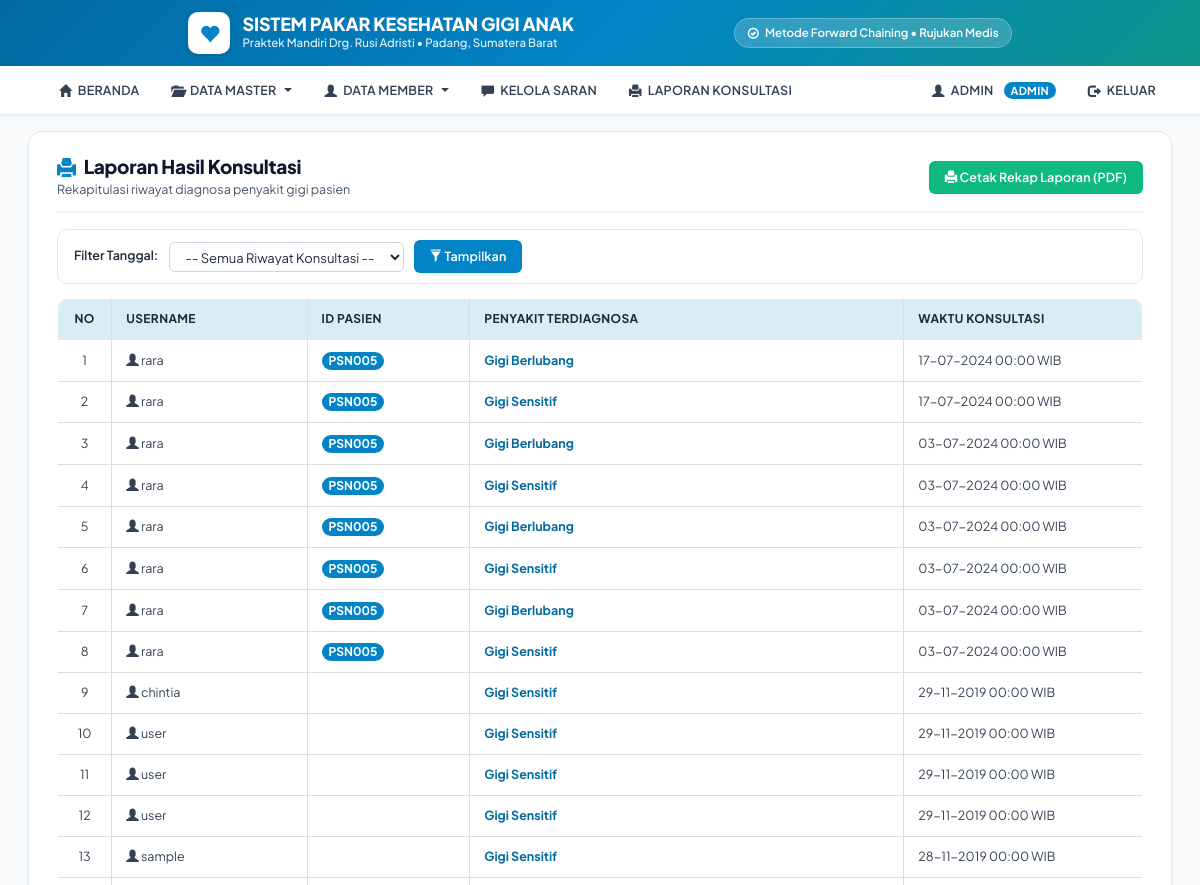
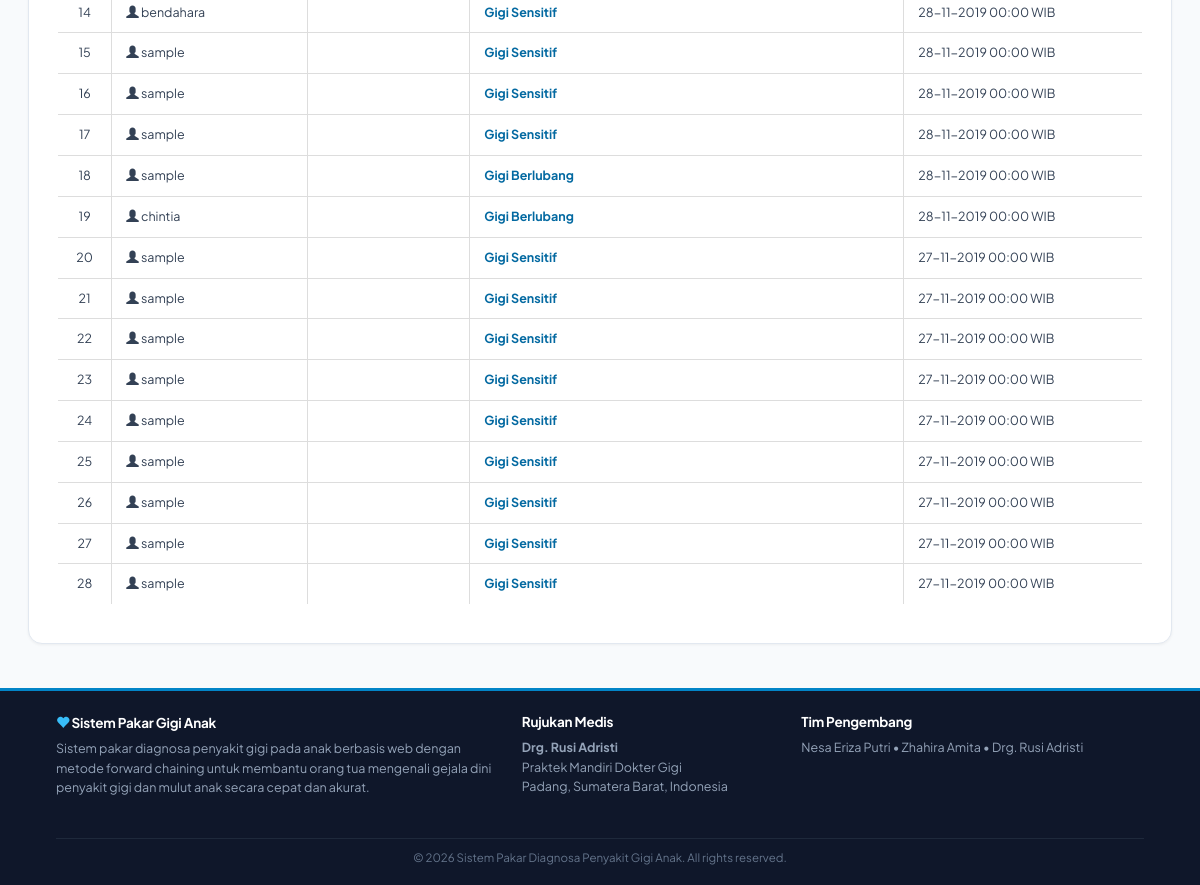
The app's page /laporan/diagnosa.php (signed in) with its own data (2 pictures, top to bottom).
### tables this page shows
CREATE TABLE `tbhasil_konsultasi` (
  `id_hasil` int(11) NOT NULL,
  `id_user` varchar(20) NOT NULL,
  `username` varchar(20) NOT NULL,
  `id_penyakit` varchar(5) NOT NULL,
  `tgl_hasil` date NOT NULL,
  `gejala_dipilih` text NOT NULL
);

CREATE TABLE `penyakit` (
  `id_penyakit` varchar(5) NOT NULL,
  `nm_penyakit` varchar(70) NOT NULL,
  `keterangan` text NOT NULL
);

### laporan/diagnosa.php (the view, shortened to what this page needs)
<?php
include "../library.php";
?>
<body>
<?php
include "../template/kiri.php";
?>
<div class="page-header-custom">
  <div>
    <h3 class="page-title"><span class="glyphicon glyphicon-print" style="color:var(--primary);"></span> Laporan Hasil Konsultasi</h3>
    <div class="page-subtitle">Rekapitulasi riwayat diagnosa penyakit gigi pasien</div>
  </div>
  <div>
    <?php
    $filter_tgl = isset($_POST['tanggal']) ? mysqli_real_escape_string($koneksi, trim($_POST['tanggal'])) : '';
    ?>
    <a href="laporan_diagnosa.php<?php echo !empty($filter_tgl) ? '?id='.$filter_tgl : ''; ?>" target="_blank" class="btn btn-success btn-sm">
      <span class="glyphicon glyphicon-print"></span> Cetak Rekap Laporan (PDF)
    </a>
  </div>
</div>
<?php
if(!empty($filter_tgl) && $filter_tgl != '0'){
  if($_SESSION['id_tipe'] == 1) {
    $kueri = mysqli_query($koneksi, "SELECT * FROM tbhasil_konsultasi, penyakit WHERE tbhasil_konsultasi.id_penyakit=penyakit.id_penyakit AND tbhasil_konsultasi.tgl_hasil LIKE '$filter_tgl%' GROUP BY tbhasil_konsultasi.tgl_hasil ORDER BY tbhasil_konsultasi.tgl_hasil DESC;");
  } else {
    $kueri = mysqli_query($koneksi, "SELECT * FROM tbhasil_konsultasi, penyakit WHERE tbhasil_konsultasi.id_penyakit=penyakit.id_penyakit AND tbhasil_konsultasi.username='{$_SESSION['username']}' AND tbhasil_konsultasi.tgl_hasil LIKE '$filter_tgl%' GROUP BY tbhasil_konsultasi.tgl_hasil ORDER BY tbhasil_konsultasi.tgl_hasil DESC;");
  }
} else {
  if($_SESSION['id_tipe'] == 1) {
    $kueri = mysqli_query($koneksi, "SELECT * FROM tbhasil_konsultasi, penyakit WHERE tbhasil_konsultasi.id_penyakit=penyakit.id_penyakit ORDER BY tbhasil_konsultasi.tgl_hasil DESC;");
  } else {
    $kueri = mysqli_query($koneksi, "SELECT * FROM tbhasil_konsultasi, penyakit WHERE tbhasil_konsultasi.id_penyakit=penyakit.id_penyakit AND tbhasil_konsultasi.username='{$_SESSION['username']}' GROUP BY tbhasil_konsultasi.tgl_hasil ORDER BY tbhasil_konsultasi.tgl_hasil DESC;");
  }
}
$no = 1;
?>
<div class="article-card" style="margin-bottom:14px; padding:10px 16px;">
  <form name="dd" action="diagnosa.php" method="POST" class="form-inline" style="display:flex; align-items:center; flex-wrap:wrap; gap:10px;">
    <div class="form-group" style="margin-bottom:0;">
      <label for="tanggal" style="margin-right:8px; font-size:12.5px;">Filter Tanggal:</label>
      <select name="tanggal" id="tanggal" class="form-control input-sm" style="min-width:220px;">
        <option value="0">-- Semua Riwayat Konsultasi --</option>
      </select>
    </div>
    <button name="cari" type="submit" class="btn btn-primary btn-sm">
      <span class="glyphicon glyphicon-filter"></span> Tampilkan
    </button>
  </form>
</div>
<div class="table-responsive">
  <table class="table table-hover table-bordered">
    <thead>
      <tr class="info">
        <th width="5%" class="text-center">No</th>
        <?php if($_SESSION['id_tipe'] == 1): ?>
          <th width="18%">Username</th>
          <th width="15%">ID Pasien</th>
        <?php endif; ?>
        <th>Penyakit Terdiagnosa</th>
        <th width="22%">Waktu Konsultasi</th>
      </tr>
    </thead>
    <tbody>
      <?php
      if(mysqli_num_rows($kueri) < 1) {
        $colspan = ($_SESSION['id_tipe'] == 1) ? 5 : 3;
        echo "<tr><td class='text-center' colspan='{$colspan}' style='padding:20px; color:var(--slate-600);'><strong>Belum ada riwayat hasil konsultasi...</strong></td></tr>";
      } else {
        while ($isi = mysqli_fetch_array($kueri, MYSQLI_BOTH)){
          echo "<tr>";
          echo "<td class='text-center'>{$no}</td>";
          if($_SESSION['id_tipe'] == 1) {
            echo "<td><span class='glyphicon glyphicon-user'></span> {$isi['username']}</td>";
            echo "<td><span class='badge' style='background:var(--primary);'>{$isi['id_user']}</span></td>";
          }
          echo "<td><strong style='color:#0369a1;'>{$isi['nm_penyakit']}</strong></td>";
          echo "<td>" . date('d-m-Y H:i', strtotime($isi['tgl_hasil'])) . " WIB</td>";
          echo "</tr>";
          $no++;
        }
      }
      ?>
    </tbody>
  </table>
</div>
<?php
include "../template/kanan.php";
include "../template/footer.php";
?>

### records on screen
tbhasil_konsultasi: username "rara", id_user "PSN005", id_penyakit.nm_penyakit "Gigi Berlubang", tgl_hasil "17-07-2024 00:00"
tbhasil_konsultasi: username "rara", id_user "PSN005", id_penyakit.nm_penyakit "Gigi Sensitif", tgl_hasil "17-07-2024 00:00"
tbhasil_konsultasi: username "rara", id_user "PSN005", id_penyakit.nm_penyakit "Gigi Berlubang", tgl_hasil "03-07-2024 00:00"
tbhasil_konsultasi: username "rara", id_user "PSN005", id_penyakit.nm_penyakit "Gigi Sensitif", tgl_hasil "03-07-2024 00:00"
tbhasil_konsultasi: username "rara", id_user "PSN005", id_penyakit.nm_penyakit "Gigi Berlubang", tgl_hasil "03-07-2024 00:00"
tbhasil_konsultasi: username "rara", id_user "PSN005", id_penyakit.nm_penyakit "Gigi Sensitif", tgl_hasil "03-07-2024 00:00"
tbhasil_konsultasi: username "rara", id_user "PSN005", id_penyakit.nm_penyakit "Gigi Berlubang", tgl_hasil "03-07-2024 00:00"
tbhasil_konsultasi: username "rara", id_user "PSN005", id_penyakit.nm_penyakit "Gigi Sensitif", tgl_hasil "03-07-2024 00:00"
tbhasil_konsultasi: username "chintia", id_penyakit.nm_penyakit "Gigi Sensitif", tgl_hasil "29-11-2019 00:00"
tbhasil_konsultasi: username "user", id_penyakit.nm_penyakit "Gigi Sensitif", tgl_hasil "29-11-2019 00:00"
tbhasil_konsultasi: username "user", id_penyakit.nm_penyakit "Gigi Sensitif", tgl_hasil "29-11-2019 00:00"
tbhasil_konsultasi: username "user", id_penyakit.nm_penyakit "Gigi Sensitif", tgl_hasil "29-11-2019 00:00"
tbhasil_konsultasi: username "sample", id_penyakit.nm_penyakit "Gigi Sensitif", tgl_hasil "28-11-2019 00:00"
tbhasil_konsultasi: username "bendahara", id_penyakit.nm_penyakit "Gigi Sensitif", tgl_hasil "28-11-2019 00:00"
tbhasil_konsultasi: username "sample", id_penyakit.nm_penyakit "Gigi Sensitif", tgl_hasil "28-11-2019 00:00"
tbhasil_konsultasi: username "sample", id_penyakit.nm_penyakit "Gigi Sensitif", tgl_hasil "28-11-2019 00:00"
tbhasil_konsultasi: username "sample", id_penyakit.nm_penyakit "Gigi Sensitif", tgl_hasil "28-11-2019 00:00"
tbhasil_konsultasi: username "sample", id_penyakit.nm_penyakit "Gigi Berlubang", tgl_hasil "28-11-2019 00:00"
tbhasil_konsultasi: username "chintia", id_penyakit.nm_penyakit "Gigi Berlubang", tgl_hasil "28-11-2019 00:00"
tbhasil_konsultasi: username "sample", id_penyakit.nm_penyakit "Gigi Sensitif", tgl_hasil "27-11-2019 00:00"
tbhasil_konsultasi: username "sample", id_penyakit.nm_penyakit "Gigi Sensitif", tgl_hasil "27-11-2019 00:00"
tbhasil_konsultasi: username "sample", id_penyakit.nm_penyakit "Gigi Sensitif", tgl_hasil "27-11-2019 00:00"
tbhasil_konsultasi: username "sample", id_penyakit.nm_penyakit "Gigi Sensitif", tgl_hasil "27-11-2019 00:00"
tbhasil_konsultasi: username "sample", id_penyakit.nm_penyakit "Gigi Sensitif", tgl_hasil "27-11-2019 00:00"
tbhasil_konsultasi: username "sample", id_penyakit.nm_penyakit "Gigi Sensitif", tgl_hasil "27-11-2019 00:00"
tbhasil_konsultasi: username "sample", id_penyakit.nm_penyakit "Gigi Sensitif", tgl_hasil "27-11-2019 00:00"
tbhasil_konsultasi: username "sample", id_penyakit.nm_penyakit "Gigi Sensitif", tgl_hasil "27-11-2019 00:00"
tbhasil_konsultasi: username "sample", id_penyakit.nm_penyakit "Gigi Sensitif", tgl_hasil "27-11-2019 00:00"

### other values on screen
$_SESSION['username'] "ADMIN"
$roleName "ADMIN"
